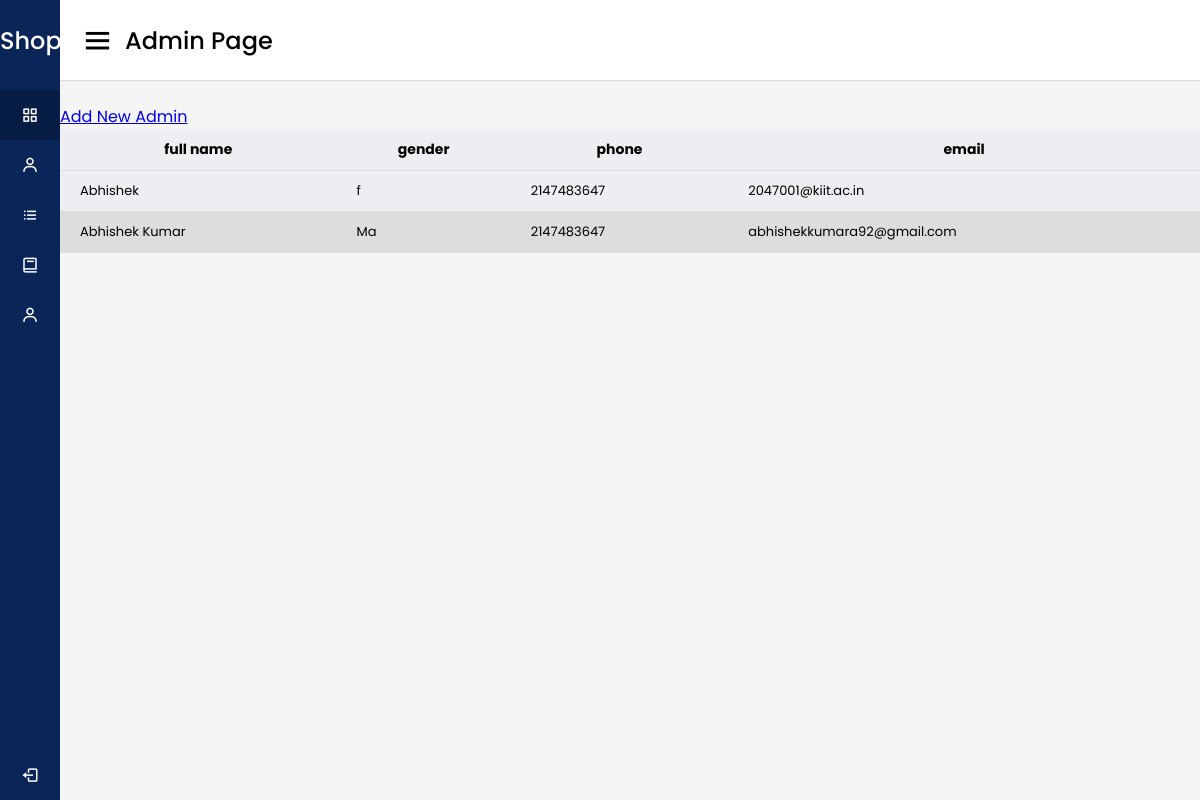
The app's page /team.php with its own data.
### tables this page shows
CREATE TABLE `user` (
  `id` int(11) NOT NULL,
  `usename` varchar(100) NOT NULL,
  `email` varchar(100) NOT NULL,
  `password` varchar(50) NOT NULL,
  `fullname` varchar(100) NOT NULL,
  `gender` varchar(2) NOT NULL,
  `phone` int(13) NOT NULL,
  `profilepicture` int(11) NOT NULL,
  `address` text NOT NULL,
  `accounttype` varchar(20) NOT NULL
);

### team.php (the view, shortened to what this page needs)
<?php
include "connection.php";
?>
<!DOCTYPE html>
<html lang="en" dir="ltr">
  <head>
    <link rel="stylesheet" href="css1/admin.css">
    <link href='https://unpkg.com/boxicons@2.0.7/css/boxicons.min.css' rel='stylesheet'>
   </head>
<body>
  <div class="sidebar">
    <div class="logo-details">
      <span class="logo_name">Shopping</span>
    </div>
      <ul class="nav-links">
        <li>
          <a href="admin.php" class="active">
            <i class='bx bx-grid-alt' ></i>
            <span class="links_name">Dashboard</span>
          </a>
        </li>
        <li>
          <a href="category.php">
            <i class='bx bx-user' ></i>
            <span class="links_name">Category</span>
          </a>
        </li>
        <li>
          <a href="product.php">
            <i class='bx bx-list-ul' ></i>
            <span class="links_name">Product</span>
          </a>
        </li>
        <li>
          <a href="orders.php">
            <i class='bx bx-book' ></i>
            <span class="links_name">Orders</span>
          </a>
        </li>
        <li>
          <a href="team.php">
            <i class='bx bx-user' ></i>
            <span class="links_name">New Admin</span>
          </a>
        </li>
        <li class="log_out">
          <a href="logout">
            <i class='bx bx-log-out'></i>
            <span class="links_name">Log out</span>
          </a>
        </li>
      </ul>
  </div>
   <section class="home-section">
    <nav>
      <div class="sidebar-button">
        <i class='bx bx-menu sidebarBtn'></i>
        <span class="dashboard">Admin Page</span>
      </div>
    </nav>
    <div class="home-content">
       <table>
        <a href="team1.php">Add New Admin</a>
            <thead>
                <tr>
                    <th>full name</th>
                    <th>gender</th>
                    <th>phone</th>
                    <th>email</th>
                </tr>
            </thead>
             <?php
            $result1 = "SELECT  * from user where accounttype='Admin' ";
             $query1=mysqli_query($con,$result1);
            ?>
            <tbody>
              <?php
              while ($row = mysqli_fetch_array($query1)) {
            ?>
            <tr>
            <td><p style="font-size: 13px;"><?php print($row['fullname']); ?></p></td>
            <td><p style="font-size: 13px;"><?php print($row['gender']); ?></p></td>
            <td><p style="font-size: 13px;"><?php print($row['phone']); ?></p></td>
            <td><p style="font-size: 13px;"><?php print($row['email']); ?></p></td>
            </tr>
            <?php
            }
            ?>
</tbody>
        </table>
</div>
  </section>
</body>
</html>

### css1/admin.css (style rules this page uses)
* { margin: 0; padding: 0; box-sizing: border-box; font-family: 'Poppins', sans-serif; }
.sidebar { position: fixed; height: 100%; width: 240px; background: #0A2558; transition: all 0.5s ease; }
.sidebar .logo-details { height: 80px; display: flex; align-items: center; }
.sidebar .logo-details .logo_name { color: #fff; font-size: 24px; font-weight: 500; }
.sidebar .nav-links { margin-top: 10px; }
.sidebar .nav-links li { position: relative; list-style: none; height: 50px; }
.sidebar .nav-links li a { height: 100%; width: 100%; display: flex; align-items: center; text-decoration: none; transition: all 0.4s ease; }
.sidebar .nav-links li a.active { background: #081D45; }
.sidebar .nav-links li i { min-width: 60px; text-align: center; font-size: 18px; color: #fff; }
.sidebar .nav-links li a .links_name { color: #fff; font-size: 15px; font-weight: 400; white-space: nowrap; }
.sidebar .nav-links .log_out { position: absolute; bottom: 0; width: 100%; }
.home-section { position: relative; background: #f5f5f5; min-height: 100vh; width: calc(100% - 240px); left: 240px; transition: all 0.5s ease; }
.home-section nav { display: flex; justify-content: space-between; height: 80px; background: #fff; display: flex; align-items: center; position: fixed; width: calc(100% - 240px); left: 240px; z-index: 100; padding: 0 20px; box-shadow: 0 1px 1px rgba(0, 0, 0, 0.1); transition: all 0.5s ease; }
.home-section nav .sidebar-button { display: flex; align-items: center; font-size: 24px; font-weight: 500; }
nav .sidebar-button i { font-size: 35px; margin-right: 10px; }
.home-section .home-content { position: relative; padding-top: 104px; }
@media (max-width: 1240px) { .sidebar { width: 60px; } }
@media (max-width: 1240px) { .home-section { width: calc(100% - 60px); left: 60px; } }
@media (max-width: 1240px) { .home-section nav { width: calc(100% - 60px); left: 60px; } }

### team.php (style rules this page uses)
table { width: 100%; border-collapse: collapse; }
th, td { border-bottom: 1px solid #dddddd; padding: 10px 20px; font-size: 14px; }
tr:nth-child(even) { background-color: #dddddd; }
tr:nth-child(odd) { background-color: #edeef1; }

### records on screen
user: fullname "Abhishek", gender "f", phone "2147483647", email "2047001@kiit.ac.in"
user: fullname "Abhishek Kumar", gender "Ma", phone "2147483647", email "abhishekkumara92@gmail.com"
